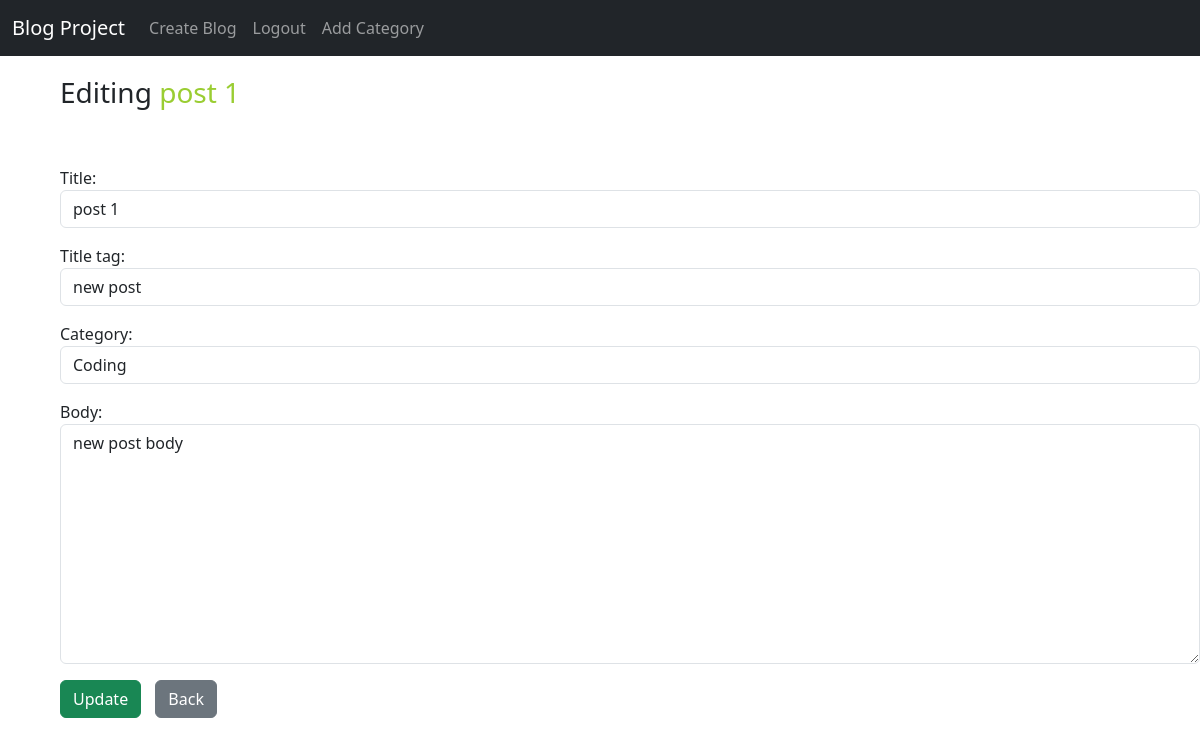
Screenshot of /edit/7 (signed in) with the database file from the repository.
### blogApp/models.py (models this page shows, shortened)
class Post(models.Model):
    title = models.CharField(max_length=200)
    title_tag = models.CharField(default="New Post", max_length=200)
    author = models.ForeignKey(User, on_delete=models.CASCADE)
    body = models.TextField()
    date = models.DateField(auto_now_add=True)
    category = models.CharField(max_length=200, default="uncategorized")

### blogApp/views.py (the view)
# urls.py: path("edit/<int:pk>", UpdatePostView.as_view(), name="update"),
class UpdatePostView(UpdateView):
    model = Post
    template_name = "blogApp/edit.html"
    form_class = UpdateForm

### blogApp/forms.py
class UpdateForm(forms.ModelForm):
    class Meta:
        model = Post
        fields = ('title', 'title_tag', 'category', 'body')
        widgets = {
            'title': forms.TextInput(attrs={
                'class': 'form-control',
                'placeholder': 'Enter the title of your post'
            }),
            'title_tag': forms.TextInput(attrs={
                'class': 'form-control'
            }),
            'category': forms.Select(
                choices=choice_list,
                attrs={
                    'class': 'form-control',
                }),
            'body': forms.Textarea(attrs={
                'class': 'form-control',
                'placeholder': 'Write more about your post',
                'style': 'max-height: 15rem'
            }),
        }

### templates/blogApp/edit.html (shortened to what this page needs)
{% extends "blogApp/../base.html" %}
{% block content %}
    {% if user.is_authenticated %}
        <h3>Editing <span style="color: yellowgreen">{{ post.title }}</span></h3>
        <br><br>
        <form method="post">
            {{ form.as_p }}
            <button class="btn btn-success">Update</button>
            <a href="/" type="button" class="btn btn-secondary" style="margin-left: 10px">Back</a>
        </form>
    {% else %}
        You are allowed to visit this page!!!
        <br>
        <a href="/auth/login" type="button" class="btn btn-secondary" style="margin-top: 20px">Login</a>
    {% endif %}
{% endblock %}

### rows the page displays
Post: title "post 1", title_tag "new post", category "Coding", body "new post body"
